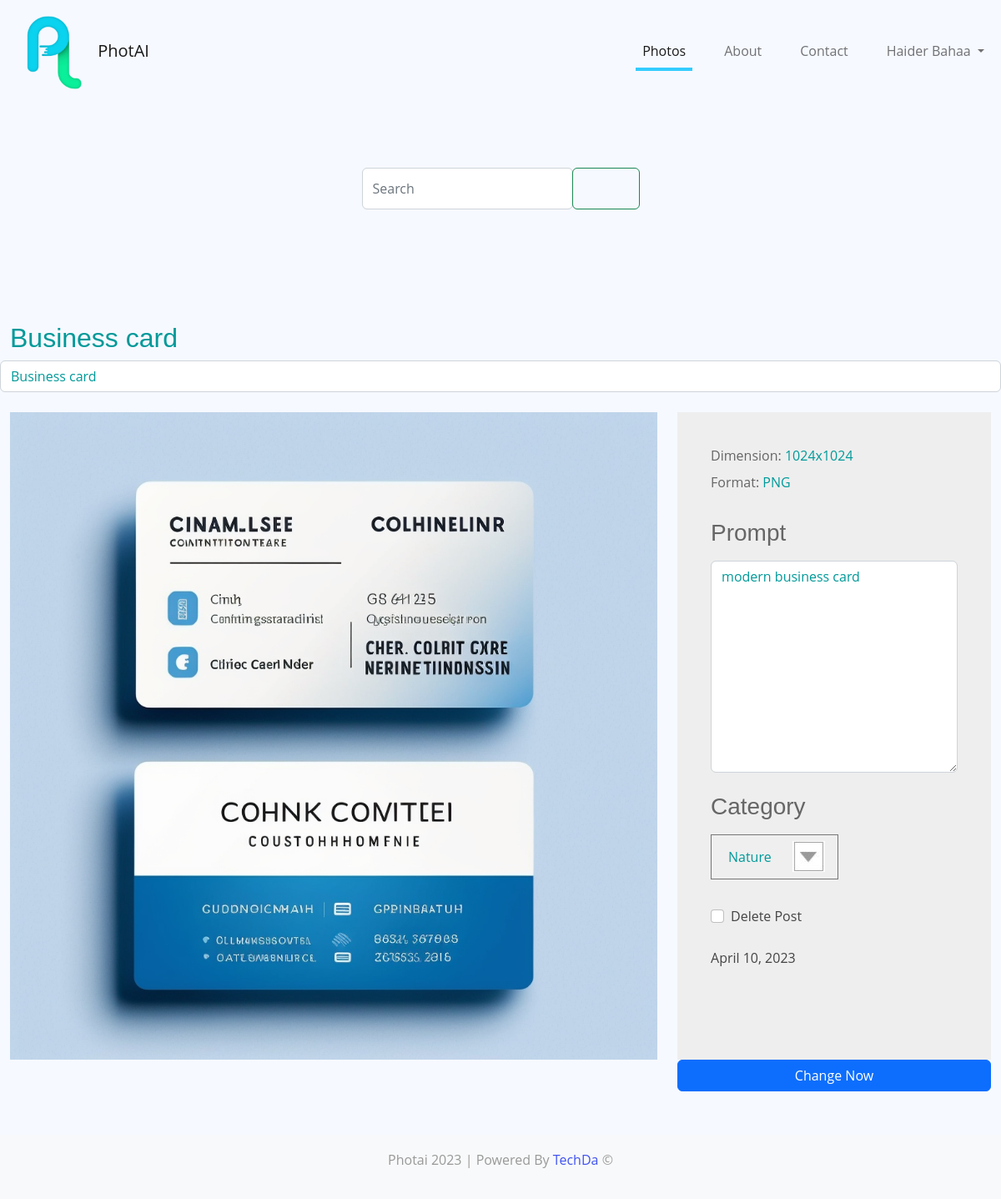
Page /editPost/ed425d75-b585-4a58-9904-ab1b9eae2786 (signed in) on the committed database.
### photos/models.py (models this page shows, shortened)
class Photo(models.Model):
    id = models.UUIDField(primary_key=True, default=uuid.uuid4, editable=False)
    uploader = models.ForeignKey(User, on_delete=models.CASCADE, related_name='uploader')
    category = models.ForeignKey(Category, on_delete=models.CASCADE, related_name='category')
    title = models.CharField(verbose_name='Image Title', max_length=255, null=True)
    photo = models.ImageField(upload_to=img_upload, null=True, max_length=255)
    thumbnail = models.ImageField(upload_to='thumbnail/', null=True, blank=True)
    prompt = models.TextField(null=True)
    price = models.IntegerField(default=0, null=True)
    free = models.BooleanField(default=True, null=True)
    liked = models.ManyToManyField(User, default=None, blank=True, related_name='liked')
    view = models.IntegerField(default=0)
    deleted = models.BooleanField(default=False)
    created = models.DateTimeField(auto_now_add=True, null=True)
    updated = models.DateTimeField(auto_now=True, null=True)

### photos/views.py (the view)
# urls.py: path('editPost/<id>', editPost, name='edit'),
@login_required(login_url='login')
def editPost(request, id):
    ePost = Photo.objects.get(id=id)
    if ePost.deleted:
        messages.success(request, 'Photo not found')
        return redirect('index')
    width, height, format = get_image_info(ePost.photo)
    if request.method == 'POST':
        editPhotoForm = CreatePhotoPostForm(request.POST, instance=ePost)
        if editPhotoForm.is_valid():
            editPhotoForm.save()
            messages.success(request, 'Post has been updated successfully.')
            return redirect('details', id=ePost.id)
    editPhotoForm = CreatePhotoPostForm(instance=ePost)
    context = {'editForm': editPhotoForm, 'photo': ePost, 'w': width, 'h': height, 'f': format}
    return render(request, 'photos/editPostPhoto.html', context)

### photos/forms.py
class CreatePhotoPostForm(forms.ModelForm):
    class Meta:
        model = Photo
        fields = ['category', 'title', 'photo', 'prompt', 'deleted']

### photai/rename.py (called while the page is built)
def get_image_info(filepath):
    with Image.open(filepath) as img:
        width, height = img.size
        format = img.format
    return width, height, format

### photos/models.py (called while the page is built)
    def __str__(self):
        return self.name

### photos/templates/photos/editPostPhoto.html (shortened to what this page needs)
{% extends "base.html" %}
{% load static %}
{% load widget_tweaks %}
{% block content %}
    <div class="container-fluid tm-container-content tm-mt-60">
        <form method="POST">
        <div class="row mb-4">
            <h2 class="col-12 tm-text-primary">{{ photo.title }}</h2>
            {% render_field editForm.title class="form-control" required="" %}
        </div>
        <div class="row tm-mb-90">
            <div class="col-xl-8 col-lg-7 col-md-6 col-sm-12">
                <img src="{{ photo.photo.url }}" alt="{{ photo.title }}" class="img-fluid">
            </div>
            <div class="col-xl-4 col-lg-5 col-md-6 col-sm-12">
                <div class="tm-bg-gray tm-video-details">
                    <div class="mb-4 d-flex flex-wrap">
                        <div class="mr-4 mb-2">
                            <span class="tm-text-gray-dark">Dimension: </span><span class="tm-text-primary">{{ w }}x{{ h }}</span>
                        </div>
                        <div class="mr-4 mb-2">
                            <span class="tm-text-gray-dark">Format: </span><span class="tm-text-primary">{{ f | upper }}</span>
                        </div>
                    </div>
                    <div class="mb-4">
                        <h3 class="tm-text-gray-dark mb-3">Prompt</h3>
                        {% render_field editForm.prompt class="form-control" required="" %}
                    </div>
                    <div>
                        <h3 class="tm-text-gray-dark mb-3">Category</h3>
                        {% render_field editForm.category class="tm-text-primary mr-4 mb-2 d-inline-block" required="" %}
                    </div>
                    <br>
                    <div class="form-check">
                        <label class="form-check-label">Delete Post</label>
                        {% render_field editForm.deleted class="form-check-input" %}
                    </div>
                    <br>
                    <div class="mb-4">
                        {{ photo.created | date }}
                    </div>
                </div>
                <div class="col-12">
                  <button class="btn btn-primary w-100" type="submit">Change Now</button>
                </div>
            </div>
        </div>
            </form>
    </div>
{% endblock content %}

### templates/nav.html (shortened to what this page needs)
{% load static %}
<nav class="navbar navbar-expand-lg">
    <div class="container-fluid">
        <a class="navbar-brand" href="/">
            <img src="{% static 'img/logo.png' %}" alt="" width="100px">
            PhotAI
        </a>
        <div class="collapse navbar-collapse" id="navbarSupportedContent">
            <ul class="navbar-nav ml-auto mb-2 mb-lg-0">
                <li class="nav-item">
                    <a class="nav-link nav-link-1 active" aria-current="page" href="{% url 'index' %}">Photos</a>
                </li>
                <li class="nav-item">
                    <a class="nav-link nav-link-3" href="about.html">About</a>
                </li>
                <li class="nav-item">
                    <a class="nav-link nav-link-4" href="contact.html">Contact</a>
                </li>
                <li class="nav-item dropdown">
                {% if request.user.is_authenticated %}
                    <span class="nav-link dropdown-toggle nav-link-2" href="#" id="accountDropdown" role="button" data-toggle="dropdown" aria-haspopup="true" aria-expanded="false">
                    {{ request.user.get_full_name }}
                  </span>
                {% endif %}
                </li>
            </ul>
        </div>
    </div>
</nav>

### static/css/templatemo-style.css (style rules this page uses)
a { text-decoration: none; transition: all 0.3s ease; }
.container-fluid { max-width: 1770px; }
.btn { border-radius: 0; }
.btn-primary { background-color: #009999; border: 0; border-radius: 5px; padding: 12px 50px 14px; font-size: 1.2rem; }
.form-control { padding: 10px 20px; width: 100%; height: auto; }
.navbar-brand { color: #3399CC; font-size: 1.6rem; }
.tm-mt-60 { margin-top: 60px; }
.tm-mb-90 { margin-bottom: 90px; }
.tm-text-primary { color: #009999; }
.tm-bg-gray { background-color: #EEEEEE; }
.nav-item { margin-right: 30px; }
.nav-item:last-child { margin-right: 0; }
.nav-link { color: #666666; border-bottom: 4px solid transparent; font-size: 1.2rem; }
.nav-link-1.active, .nav-link-1:hover { border-color: #33CCFF; }
.tm-text-gray-dark { color: #666; }
.tm-video-details { height: 100%; padding: 40px; }
select:not([multiple]) { -webkit-appearance: none; -moz-appearance: none; background-position: right 15px center; background-repeat: no-repeat; background-image: url(../img/select-arrow.png); padding: 14px 20px; padding-right: 20px; color: #666; }
.form-control, input:-internal-autofill-selected, select:not([multiple]) { color: #009999 !important; }
.form-control::placeholder { color: #009999; opacity: 1; }

### static/assets/css/style.css (style rules this page uses)
:root { scroll-behavior: smooth; }
body { font-family: "Open Sans", sans-serif; background: #f6f9ff; color: #444444; }
a { color: #4154f1; text-decoration: none; }
h1, h2, h3, h4, h5, h6 { font-family: "Nunito", sans-serif; }

### rows in the picture
Photo: title "Business card", photo (picture), prompt "modern business card", category "Nature", created "April 10, 2023"

### other values in the picture
{{ request.user.get_full_name }} "Haider Bahaa"
{{ w }} "1024"
{{ h }} "1024"
{{ f | upper }} "PNG"
